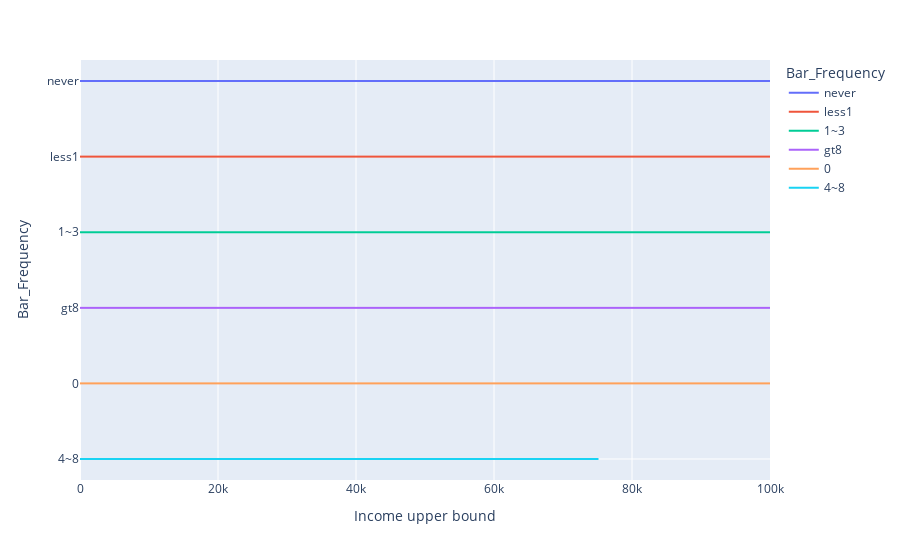

The notebook cell saved with this chart:
### Code cell
px.line(bar_coupons, x='Income upper bound', y='Bar_Frequency', color="Bar_Frequency")

### Figure 1 — Plotly figure (JSON) as saved in the notebook; plotly's stock layout.template omitted (floating-point values rounded to 4 significant figures; data arrays with more than 128 entries replaced by an {"elided": "..."} marker saying what was removed)
{"data": [{"hovertemplate": "Bar_Frequency=%{y}<br>Income upper bound=%{x}<extra></extra>", "legendgroup": "never", "line": {"color": "#636efa", "dash": "solid"}, "marker": {"symbol": "circle"}, "mode": "lines", "name": "never", "showlegend": true, "type": "scattergl", "x": {"elided": "830 int values"}, "xaxis": "x", "y": {"elided": "830 str values"}, "yaxis": "y"}, {"hovertemplate": "Bar_Frequency=%{y}<br>Income upper bound=%{x}<extra></extra>", "legendgroup": "less1", "line": {"color": "#EF553B", "dash": "solid"}, "marker": {"symbol": "circle"}, "mode": "lines", "name": "less1", "showlegend": true, "type": "scattergl", "x": {"elided": "563 int values"}, "xaxis": "x", "y": {"elided": "563 str values"}, "yaxis": "y"}, {"hovertemplate": "Bar_Frequency=%{y}<br>Income upper bound=%{x}<extra></extra>", "legendgroup": "1~3", "line": {"color": "#00cc96", "dash": "solid"}, "marker": {"symbol": "circle"}, "mode": "lines", "name": "1~3", "showlegend": true, "type": "scattergl", "x": {"elided": "397 int values"}, "xaxis": "x", "y": {"elided": "397 str values"}, "yaxis": "y"}, {"hovertemplate": "Bar_Frequency=%{y}<br>Income upper bound=%{x}<extra></extra>", "legendgroup": "gt8", "line": {"color": "#ab63fa", "dash": "solid"}, "marker": {"symbol": "circle"}, "mode": "lines", "name": "gt8", "showlegend": true, "type": "scattergl", "x": [49999, 49999, 49999, 62499, 62499, 0, 0, 0, 37499, 37499, 37499, 49999, 49999, 49999, 87499, 87499, 87499, 87499, 0, 0, 0, 62499, 62499, 62499, 0, 0, 74999, 74999, 74999, 99999, 99999, 49999, 49999, 87499, 87499, 87499, 87499, 24999, 24999, 24999, 24999, 87499, 87499, 87499, 87499, 49999, 49999, 49999, 49999], "xaxis": "x", "y": ["gt8", "gt8", "gt8", "gt8", "gt8", "gt8", "gt8", "gt8", "gt8", "gt8", "gt8", "gt8", "gt8", "gt8", "gt8", "gt8", "gt8", "gt8", "gt8", "gt8", "gt8", "gt8", "gt8", "gt8", "gt8", "gt8", "gt8", "gt8", "gt8", "gt8", "gt8", "gt8", "gt8", "gt8", "gt8", "gt8", "gt8", "gt8", "gt8", "gt8", "gt8", "gt8", "gt8", "gt8", "gt8", "gt8", "gt8", "gt8", "gt8"], "yaxis": "y"}, {"hovertemplate": "Bar_Frequency=%{y}<br>Income upper bound=%{x}<extra></extra>", "legendgroup": "0", "line": {"color": "#FFA15A", "dash": "solid"}, "marker": {"symbol": "circle"}, "mode": "lines", "name": "0", "showlegend": true, "type": "scattergl", "x": [74999, 99999, 99999, 62499, 62499, 99999, 49999, 62499, 62499, 62499, 0, 37499, 49999, 49999, 49999, 49999, 49999, 87499, 87499, 87499, 87499], "xaxis": "x", "y": [0, 0, 0, 0, 0, 0, 0, 0, 0, 0, 0, 0, 0, 0, 0, 0, 0, 0, 0, 0, 0], "yaxis": "y"}, {"hovertemplate": "Bar_Frequency=%{y}<br>Income upper bound=%{x}<extra></extra>", "legendgroup": "4~8", "line": {"color": "#19d3f3", "dash": "solid"}, "marker": {"symbol": "circle"}, "mode": "lines", "name": "4~8", "showlegend": true, "type": "scattergl", "x": {"elided": "150 int values"}, "xaxis": "x", "y": {"elided": "150 str values"}, "yaxis": "y"}], "layout": {"autosize": true, "legend": {"title": {"text": "Bar_Frequency"}, "tracegroupgap": 0}, "margin": {"t": 60}, "xaxis": {"anchor": "y", "autorange": true, "domain": [0, 1], "range": [0, 99999], "title": {"text": "Income upper bound"}, "type": "linear"}, "yaxis": {"anchor": "x", "autorange": true, "categoryarray": ["4~8", 0, "gt8", "1~3", "less1", "never"], "categoryorder": "array", "domain": [0, 1], "range": [-0.2778, 5.278], "title": {"text": "Bar_Frequency"}, "type": "category"}}}
